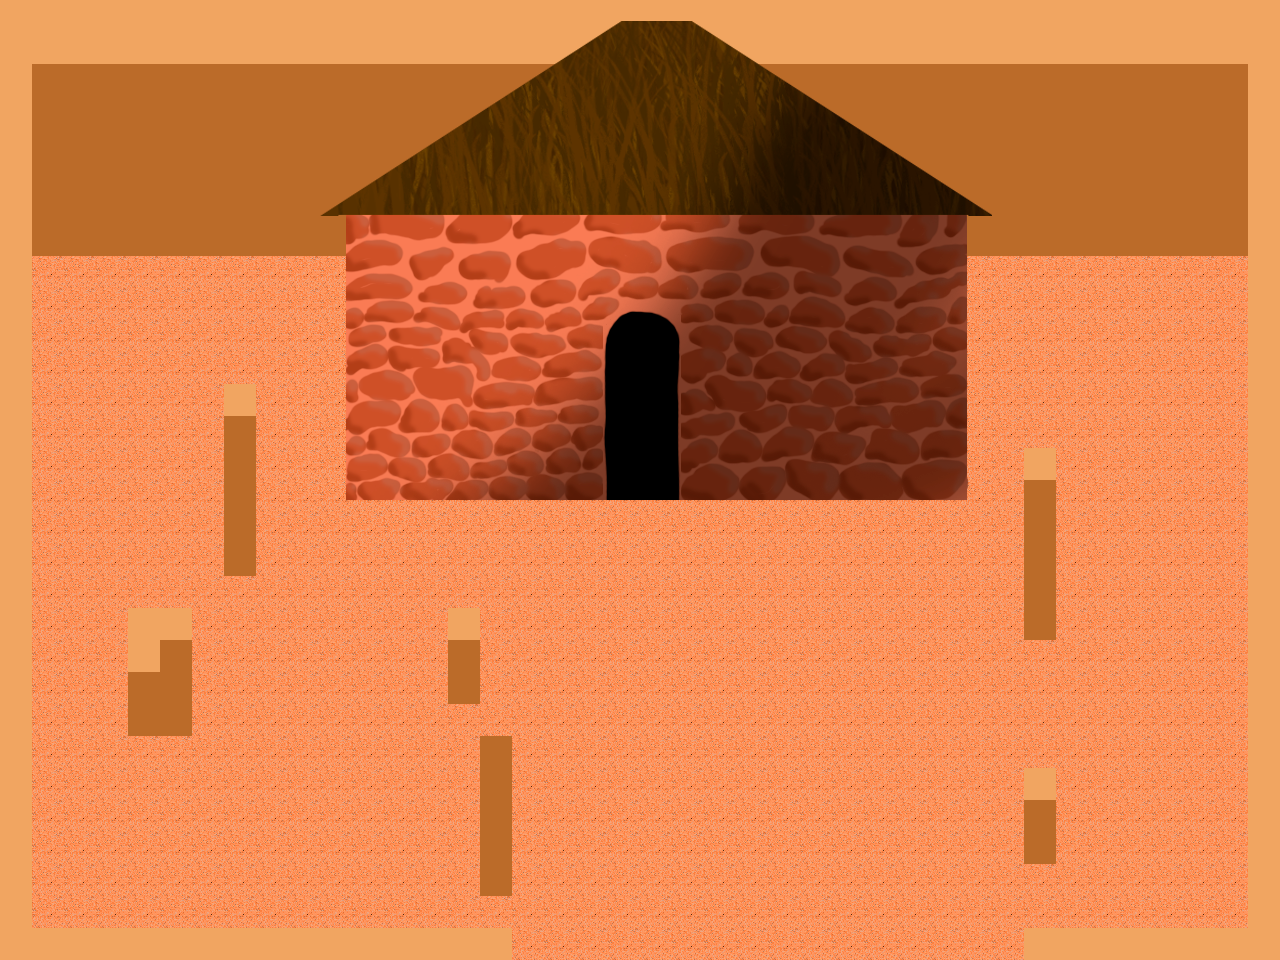

Tiled map render using the project's own tile images. Description and the map definition, with tile-layer contents summarised, below:
An orthogonal 40x30 tile map with 32x32 px tiles, 3 tile layers (sol, rock1, shop) and 22 objects (21x collider).

<map version="1.9" tiledversion="1.9.2" orientation="orthogonal" renderorder="right-down" width="40" height="30" tilewidth="32" tileheight="32" infinite="0" nextlayerid="5" nextobjectid="2">
 <editorsettings>
  <export target="shop.json" format="json" />
 </editorsettings>
 <tileset firstgid="1" name="tileset" tilewidth="32" tileheight="32" tilecount="2500" columns="50">
  <image source="tileset.png" trans="898989" width="1600" height="1600" />
  <tile id="1">
   <properties>
    <property name="collider" type="bool" value="true" />
   </properties>
   <objectgroup draworder="index" id="2">
    <object id="1" name="collider" x="0" y="0" width="32" height="32">
     <properties>
      <property name="collider" type="bool" value="true" />
     </properties>
    </object>
   </objectgroup>
  </tile>
  <tile id="2">
   <properties>
    <property name="collider" type="bool" value="true" />
   </properties>
   <objectgroup draworder="index" id="2">
    <object id="1" name="collider" x="0" y="0" width="32" height="32" />
   </objectgroup>
  </tile>
  <tile id="951">
   <objectgroup draworder="index" id="2">
    <object id="1" x="0" y="0" width="32" height="32" />
   </objectgroup>
  </tile>
  <tile id="1001">
   <objectgroup draworder="index" id="2">
    <object id="1" name="collider" x="0" y="0" width="32" height="32">
     <properties>
      <property name="collider" type="bool" value="true" />
     </properties>
    </object>
   </objectgroup>
  </tile>
  <tile id="1002">
   <properties>
    <property name="collider" type="bool" value="true" />
   </properties>
   <objectgroup draworder="index" id="2">
    <object id="1" name="collider" x="0" y="0" width="32" height="32" />
   </objectgroup>
  </tile>
  <tile id="1003">
   <properties>
    <property name="collider" type="bool" value="true" />
   </properties>
   <objectgroup draworder="index" id="2">
    <object id="1" name="collider" x="0" y="0" width="32" height="32" />
   </objectgroup>
  </tile>
  <tile id="1004">
   <properties>
    <property name="collider" type="bool" value="true" />
   </properties>
   <objectgroup draworder="index" id="2">
    <object id="1" name="collider" x="0" y="0" width="32" height="32" />
   </objectgroup>
  </tile>
  <tile id="1005">
   <properties>
    <property name="collider" type="bool" value="true" />
   </properties>
   <objectgroup draworder="index" id="2">
    <object id="1" name="collider" x="0" y="0" width="32" height="32" />
   </objectgroup>
  </tile>
  <tile id="1006">
   <properties>
    <property name="collider" type="bool" value="true" />
   </properties>
   <objectgroup draworder="index" id="2">
    <object id="1" name="collider" x="0" y="0" width="32" height="32">
     <properties>
      <property name="collider" type="bool" value="true" />
     </properties>
    </object>
   </objectgroup>
  </tile>
  <tile id="1007">
   <properties>
    <property name="collider" type="bool" value="true" />
   </properties>
   <objectgroup draworder="index" id="2">
    <object id="1" name="collider" x="0" y="0" width="32" height="32" />
   </objectgroup>
  </tile>
  <tile id="1008">
   <properties>
    <property name="collider" type="bool" value="true" />
   </properties>
   <objectgroup draworder="index" id="2">
    <object id="1" name="collider" x="0" y="0" width="32" height="32" />
   </objectgroup>
  </tile>
  <tile id="1009">
   <properties>
    <property name="collider" type="bool" value="true" />
   </properties>
   <objectgroup draworder="index" id="2">
    <object id="1" name="collider" x="0" y="0" width="32" height="32" />
   </objectgroup>
  </tile>
  <tile id="1010">
   <properties>
    <property name="collider" type="bool" value="true" />
   </properties>
   <objectgroup draworder="index" id="2">
    <object id="1" name="collider" x="0" y="0" width="32" height="32" />
   </objectgroup>
  </tile>
  <tile id="1011">
   <properties>
    <property name="collider" type="bool" value="true" />
   </properties>
   <objectgroup draworder="index" id="2">
    <object id="1" name="collider" x="0" y="0" width="32" height="32" />
   </objectgroup>
  </tile>
  <tile id="1012">
   <properties>
    <property name="collider" type="bool" value="false" />
   </properties>
   <objectgroup draworder="index" id="2">
    <object id="1" name="collider" x="0" y="0" width="32" height="32" />
   </objectgroup>
  </tile>
  <tile id="1013">
   <properties>
    <property name="collider" type="bool" value="true" />
   </properties>
   <objectgroup draworder="index" id="2">
    <object id="1" name="collider" x="0" y="0" width="32" height="32" />
   </objectgroup>
  </tile>
  <tile id="1014">
   <properties>
    <property name="collider" type="bool" value="true" />
   </properties>
   <objectgroup draworder="index" id="2">
    <object id="1" name="collider" x="0" y="0" width="32" height="32" />
   </objectgroup>
  </tile>
  <tile id="1015">
   <properties>
    <property name="collider" type="bool" value="true" />
   </properties>
   <objectgroup draworder="index" id="2">
    <object id="1" name="collider" x="0" y="0" width="32" height="32" />
   </objectgroup>
  </tile>
  <tile id="1016">
   <properties>
    <property name="collider" type="bool" value="true" />
   </properties>
   <objectgroup draworder="index" id="2">
    <object id="1" name="collider" x="0" y="0" width="32" height="32" />
   </objectgroup>
  </tile>
  <tile id="1017">
   <properties>
    <property name="collider" type="bool" value="true" />
   </properties>
   <objectgroup draworder="index" id="2">
    <object id="1" name="collider" x="0" y="0" width="32" height="32" />
   </objectgroup>
  </tile>
  <tile id="1018">
   <properties>
    <property name="collider" type="bool" value="true" />
   </properties>
   <objectgroup draworder="index" id="2">
    <object id="1" name="collider" x="0" y="0" width="32" height="32" />
   </objectgroup>
  </tile>
  <tile id="1019">
   <properties>
    <property name="collider" type="bool" value="true" />
   </properties>
   <objectgroup draworder="index" id="2">
    <object id="1" name="collider" x="0" y="0" width="32" height="32" />
   </objectgroup>
  </tile>
 </tileset>
 <layer id="1" name="sol" width="40" height="30">
  <data>[1200 cells, 1200 non-empty, 1 distinct tile ids]</data>
 </layer>
 <layer id="3" name="rock1" width="40" height="30">
  <data>[1200 cells, 417 non-empty, 2 distinct tile ids]</data>
 </layer>
 <layer id="2" name="shop" width="40" height="30">
  <data>[1200 cells, 336 non-empty, 336 distinct tile ids]</data>
 </layer>
</map>
